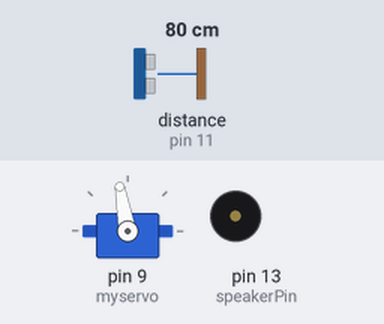
A sketch run on a simulated Arduino Uno, built with avr-gcc and run on an emulated ATmega328P. Shown: servo, buzzer (waves = sounding). Wiring (inferred from the names in the program): ultrasonic range finder: trigger pin 12; echo pin 11. Inputs (shaded band) come from the test bench; at power-on: distance to the obstacle (sensor on pin 11) 80 cm. The echo pulse lasts 58.3 µs per cm.

Above: at 1.2 s.
1.3 s: distance to the obstacle (sensor on pin 11) set to 2 cm
At 1.47 s:
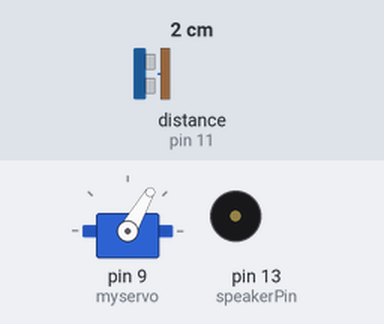
4.3 s: distance to the obstacle (sensor on pin 11) set to 35 cm
At 4.5 s:
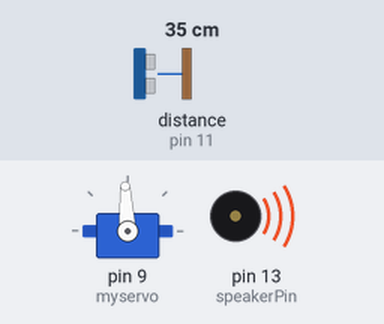
7.3 s: distance to the obstacle (sensor on pin 11) set to 60 cm
At 7.69 s:
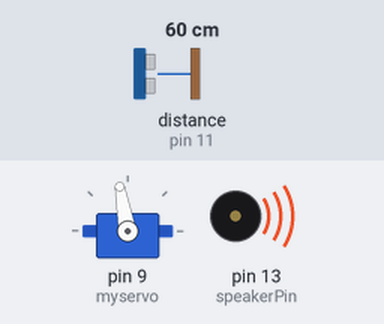
10.3 s: distance to the obstacle (sensor on pin 11) set to 4 cm
At 10.49 s:
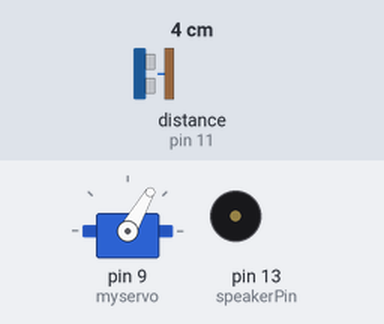
13.3 s: distance to the obstacle (sensor on pin 11) set to 120 cm
At 13.65 s:
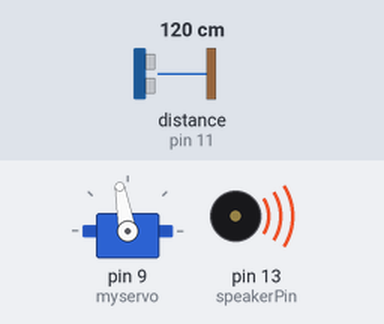
Timing chart, 0 to 17.3 s (numbered marks = the images above; inputs shaded):
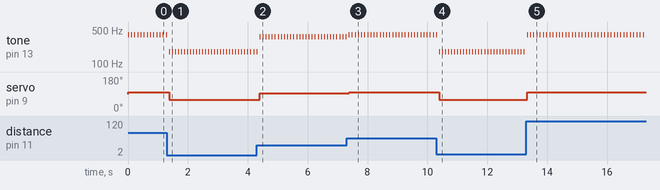

The sketch:

UltrasonicServo.ino
```cpp
#include <Servo.h>

Servo myservo;  // create servo object to control a servo

const int triggerPin = 12;
const int echoPin = 11;
const int speakerPin = 13;
const int maxDuration = 3000;
int noEcho = 0;
int maxSensorDelay = 18000;
int servoPosition = 50;
int frequency = 120;
//long duration;

void setup()
{
  myservo.attach(9);  // attaches the servo on pin 9 to the servo object
//  Serial.begin(9600);
  pinMode(triggerPin, OUTPUT);
  pinMode(echoPin, INPUT);
  pinMode(speakerPin, OUTPUT);
}

void loop()
{
  long duration;

  // The ultrasonic sensor is triggered by a HIGH pulse of 2 or more microseconds.
  // Give a short LOW pulse beforehand to ensure a clean HIGH pulse:
  digitalWrite(triggerPin, LOW);
  delayMicroseconds(2);
  digitalWrite(triggerPin, HIGH);
  delayMicroseconds(5);
  digitalWrite(triggerPin, LOW);

  // measure the duration to find the distance
  duration = pulseIn(echoPin, HIGH);
//  Serial.println(duration);

  // constrain the values to eliminate values that are measurement errors
  duration = constrain(duration, 500, 2300);

  // map the duration measurement to a range for playing on the speaker
  frequency = map(duration, 0, 2300, 120, 400);
  // play the tone for 10 milliseconds
  tone(speakerPin, frequency, 10);

  // map the duration measurement to a range for the servo position
  servoPosition = map(duration, 0, 2300, 50, 100);
  // set the servo position to the newly maped value
  myservo.write(servoPosition);
  // allow some time for the servo to reach position
  delay(100);
}
```

Measured:
- after the input at 1.3 s, servo on pin 9 (myservo): 100° → 60° after 0.08 s
- after the input at 4.3 s, servo on pin 9 (myservo): 60° → 93° after 0.10 s
- after the input at 7.3 s, servo on pin 9 (myservo): 93° → 100° after 0.09 s
- after the input at 10.3 s, servo on pin 9 (myservo): 100° → 60° after 0.10 s
- after the input at 13.3 s, servo on pin 9 (myservo): 60° → 100° at once
- by itself, tone on pin 13 (speakerPin): alternates 400 Hz for 0.01 s and silent for 0.10 s
